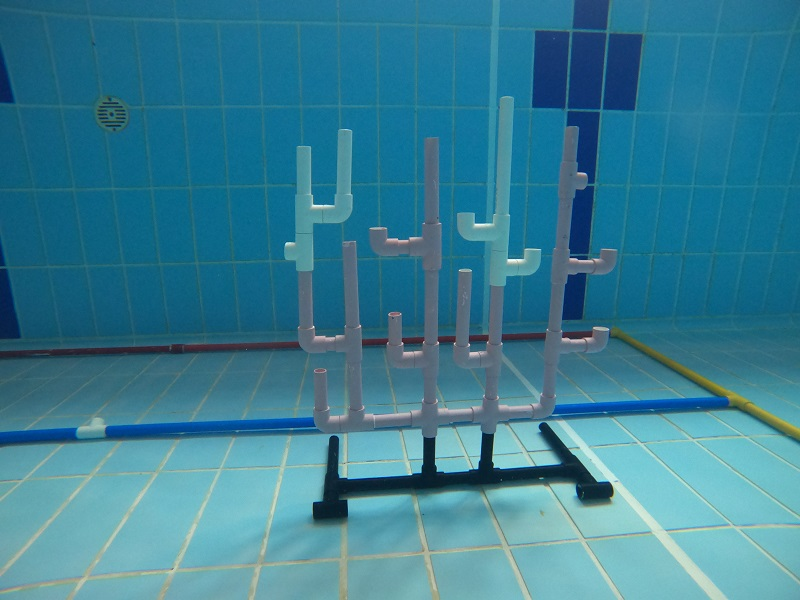
#> input picture scripts/grabcut/coral_under3.JPG, 800 x 600 px, found by its file name
$ python laplacian.py   (older library calls are emulated)
#> lines starting #> are read from the running program, lines starting #| are printed output that depends on the picture
import cv2
import numpy as np
import matplotlib.pyplot as plt

image_original = cv2.imread('../res/coral_under3.jpg', cv2.IMREAD_COLOR)
#> image_original is the input picture: shape (600, 800, 3); mean B, G, R 148, 126.5, 56.7
# remove noise
image_gray = cv2.cvtColor(image_original, cv2.COLOR_BGR2GRAY)
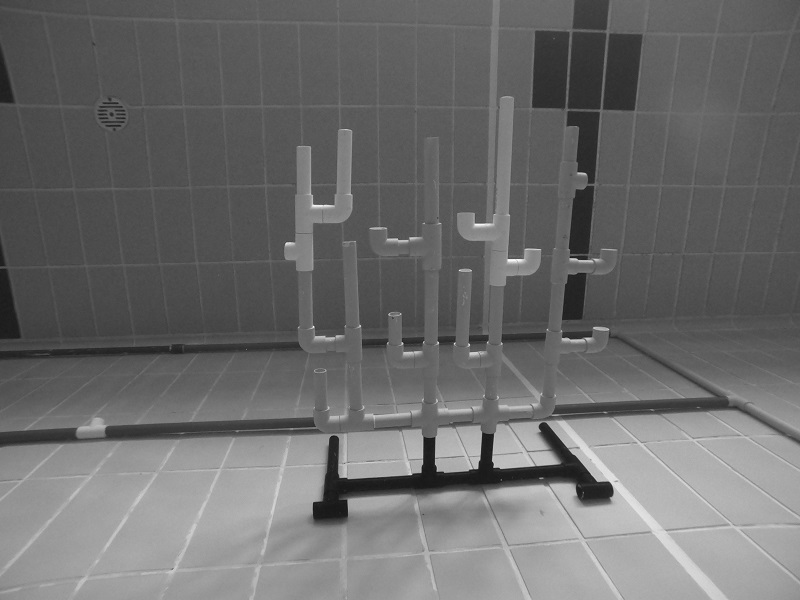
#> image_gray: shape (600, 800); min 20, max 250, mean 108.1
# Reduce noise in image
img = cv2.GaussianBlur(image_gray,(3,3),0)
# Filter the image using filter2D, which has inputs: (grayscale image, bit-depth, kernel)
filtered_image = cv2.Laplacian(img, ksize=3, ddepth=cv2.CV_16S)
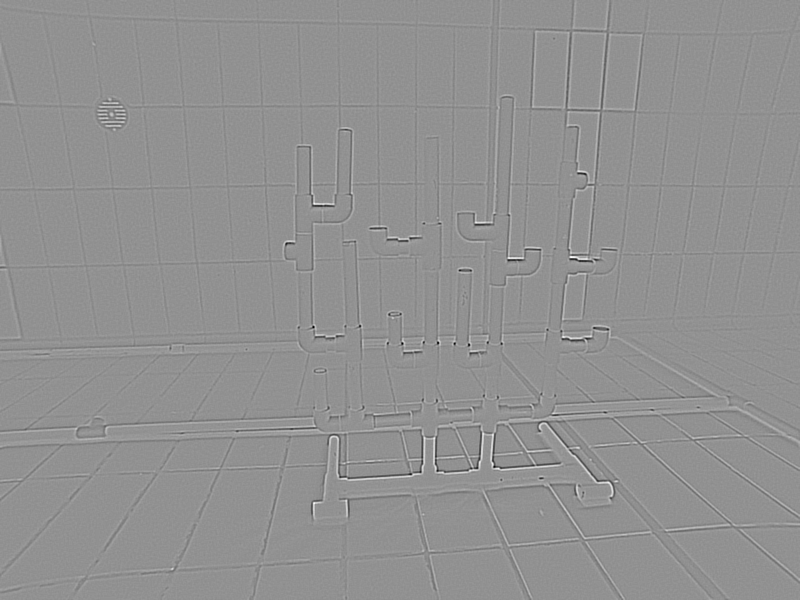
#> filtered_image: shape (600, 800) int16; min -336, max 252, mean 0; drawn with min black and max white
# converting back to uint8
filtered_image = cv2.convertScaleAbs(filtered_image)
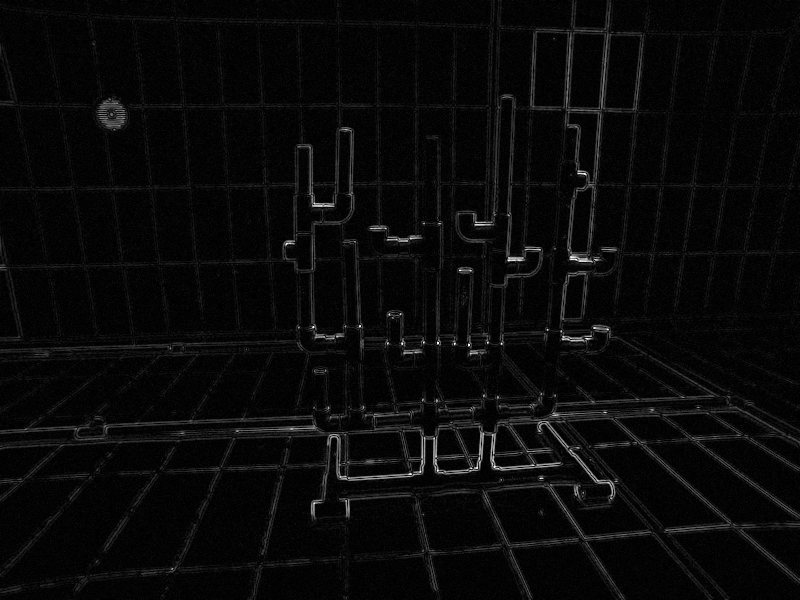
#> filtered_image: shape (600, 800); min 0, max 255, mean 9.2

# Plot outputs
(fig, (ax1, ax2)) = plt.subplots(1, 2, figsize=(15, 15))
ax1.title.set_text('Original Image')
ax1.imshow(image_original)

ax2.title.set_text('Laplacian Filtered Image')
ax2.imshow(filtered_image, cmap='gray')

plt.show()
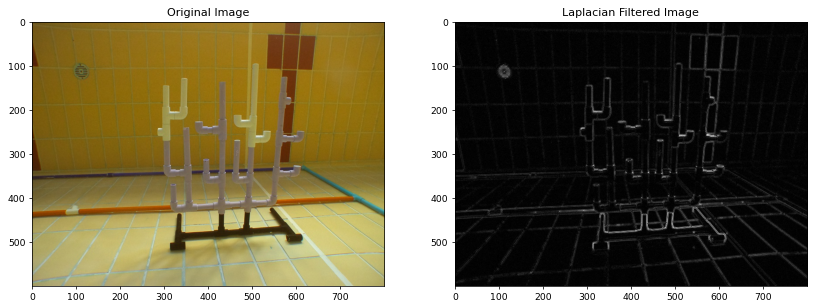
#> figure drawn by matplotlib, 2 panels; B, G, R data is drawn as R, G, B
